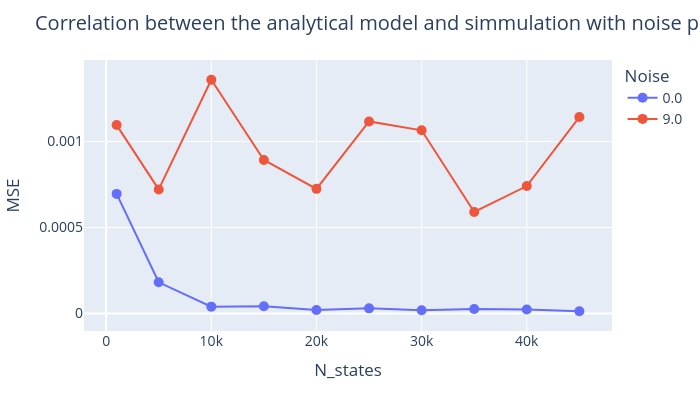

Notebook cell for this chart:
### Code cell
# Configuración del subplot
fig = px.line(results,
              x = 'N_states',
              y = 'MSE',
              color = 'Noise',
              markers = True,
              )

fig.update_traces(marker_size=10)
#fig.update_yaxes(range=[0,0.1])
fig.update_layout(
    title = 'Correlation between the analytical model and simmulation with noise probabilities reviewed by literature',
    height = 411,
    width = 700,
    # --- NUEVO: Aumentar tamaño de fuente ---
    font=dict(size=14)
)

### Figure 1 — Plotly figure (JSON) as saved in the notebook; plotly's stock layout.template omitted (floating-point values rounded to 4 significant figures)
{"data": [{"hovertemplate": "Noise=0.0<br>N_states=%{x}<br>MSE=%{y}<extra></extra>", "legendgroup": "0.0", "line": {"color": "#636efa", "dash": "solid"}, "marker": {"size": 10, "symbol": "circle"}, "mode": "lines+markers", "name": "0.0", "orientation": "v", "showlegend": true, "type": "scatter", "x": [1000.0, 5000.0, 10000.0, 15000.0, 20000.0, 25000.0, 30000.0, 35000.0, 40000.0, 45000.0], "xaxis": "x", "y": [0.0006957, 0.0001817, 4.02e-05, 4.22e-05, 2.019e-05, 3.011e-05, 1.951e-05, 2.646e-05, 2.379e-05, 1.363e-05], "yaxis": "y"}, {"hovertemplate": "Noise=9.0<br>N_states=%{x}<br>MSE=%{y}<extra></extra>", "legendgroup": "9.0", "line": {"color": "#EF553B", "dash": "solid"}, "marker": {"size": 10, "symbol": "circle"}, "mode": "lines+markers", "name": "9.0", "orientation": "v", "showlegend": true, "type": "scatter", "x": [1000.0, 5000.0, 10000.0, 15000.0, 20000.0, 25000.0, 30000.0, 35000.0, 40000.0, 45000.0], "xaxis": "x", "y": [0.001096, 0.0007217, 0.001359, 0.0008927, 0.0007249, 0.001117, 0.001065, 0.0005905, 0.0007412, 0.001142], "yaxis": "y"}], "layout": {"font": {"size": 14}, "height": 411, "legend": {"title": {"text": "Noise"}, "tracegroupgap": 0}, "margin": {"t": 60}, "title": {"text": "Correlation between the analytical model and simmulation with noise probabilities reviewed by literature"}, "width": 700, "xaxis": {"anchor": "y", "domain": [0, 1], "title": {"text": "N_states"}}, "yaxis": {"anchor": "x", "domain": [0, 1], "title": {"text": "MSE"}}}}
